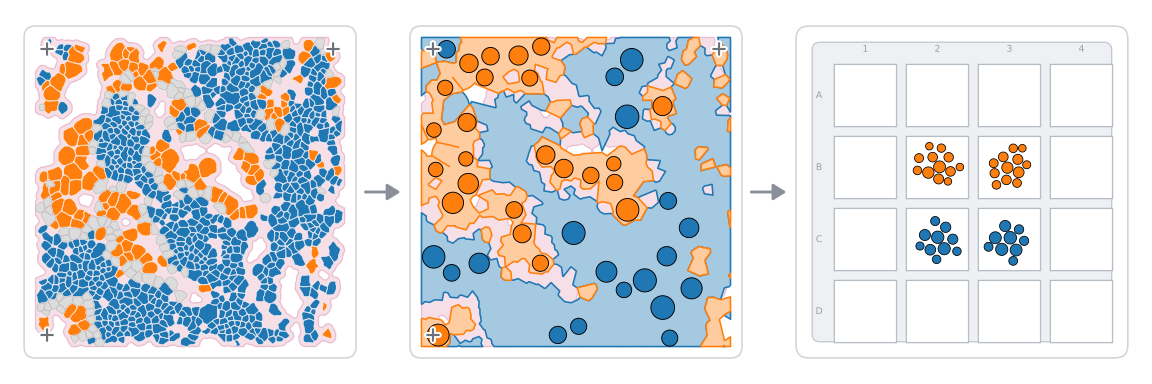

Source code (Python):
"""Vignette 3 (regions and circles): neighbourhoods of cells -> regions packed with circles -> wells.

Run from the repo root:  uv run python <scratchpad>/vignette3.py <scratchpad>
"""

import sys
from pathlib import Path

import geopandas
from matplotlib.colors import to_rgb
from shapely.geometry import box

sys.path.insert(0, str(Path(__file__).parent))
import common

from qupath_to_lmd import packing, plot, regions

OUT = Path(sys.argv[1])
PIXEL_SIZE_UM = 0.6535
CROP = (950, 850, 1550, 1450)  # where the core's immune and tumour neighbourhoods meet, in px
CLASSES = ["Immune cells", "Tumor"]
REPLICATES, PER_REPLICATE_UM2 = 2, 4500

cells = geopandas.read_parquet(OUT / "cells.parquet")
window = box(*CROP)
cells = cells[cells.intersects(window.buffer(60))].reset_index(drop=True)
colors = plot.class_colors(CLASSES)
# lighter than the app's region fill, so a circle stands out on a region of its own class
fills = {name: tuple(0.4 * c + 0.6 for c in to_rgb(colors[name])) for name in CLASSES}

patches, _ = regions.project(cells, regions.RegionParams(), include=CLASSES)
patches = patches.assign(geometry=patches.intersection(window.buffer(-4)))
patches = patches[~patches.is_empty]
result = packing.pack(
    patches,
    [packing.ClassPacking(name, REPLICATES, PER_REPLICATE_UM2, 250, 700, 4) for name in CLASSES],
    packing.PackingParams(seed=2),
    PIXEL_SIZE_UM,
)
circles = result.circles
inside = cells[cells.within(window.buffer(-4))]

fig, (one, two, three) = common.figure()
x0, y0, x1, y1 = CROP
corners = [(x0 + 26, y0 + 26), (x1 - 26, y0 + 26), (x0 + 26, y1 - 26)]

common.card(one, *CROP)
tissue = inside.buffer(14).union_all().buffer(-6).intersection(window.buffer(-4))
common.draw(one, [tissue], common.TISSUE, common.TISSUE_EDGE, lw=1, z=1)
for name in CLASSES:
    common.draw(one, inside.geometry[inside.classification_name == name], colors[name], "white", lw=0.3)
common.draw(one, inside.geometry[~inside.classification_name.isin(CLASSES)], plot.MUTED, plot.MUTED_EDGE)

common.card(two, *CROP)
common.draw(two, [tissue], common.TISSUE, common.TISSUE_EDGE, lw=1, z=1)
for name in CLASSES:
    common.draw(two, patches.geometry[patches.classification_name == name], fills[name], colors[name], lw=1.2, z=2)
    common.draw(two, circles.geometry[circles.classification_name == name], colors[name], "black", lw=0.7, z=3)

for ax in (one, two):
    for cx, cy in corners:
        common.cross(ax, cx, cy)

wells = {}
for row, name in enumerate(["Tumor", "Immune cells"], start=1):
    for replicate in range(1, REPLICATES + 1):
        chosen = circles[(circles.classification_name == name) & (circles.replicate == replicate)]
        wells[(row, replicate)] = (chosen.geometry, colors[name])
common.plate(three, wells)
common.save(fig, OUT, "vignette3")
print(result.achieved.to_string(index=False))
